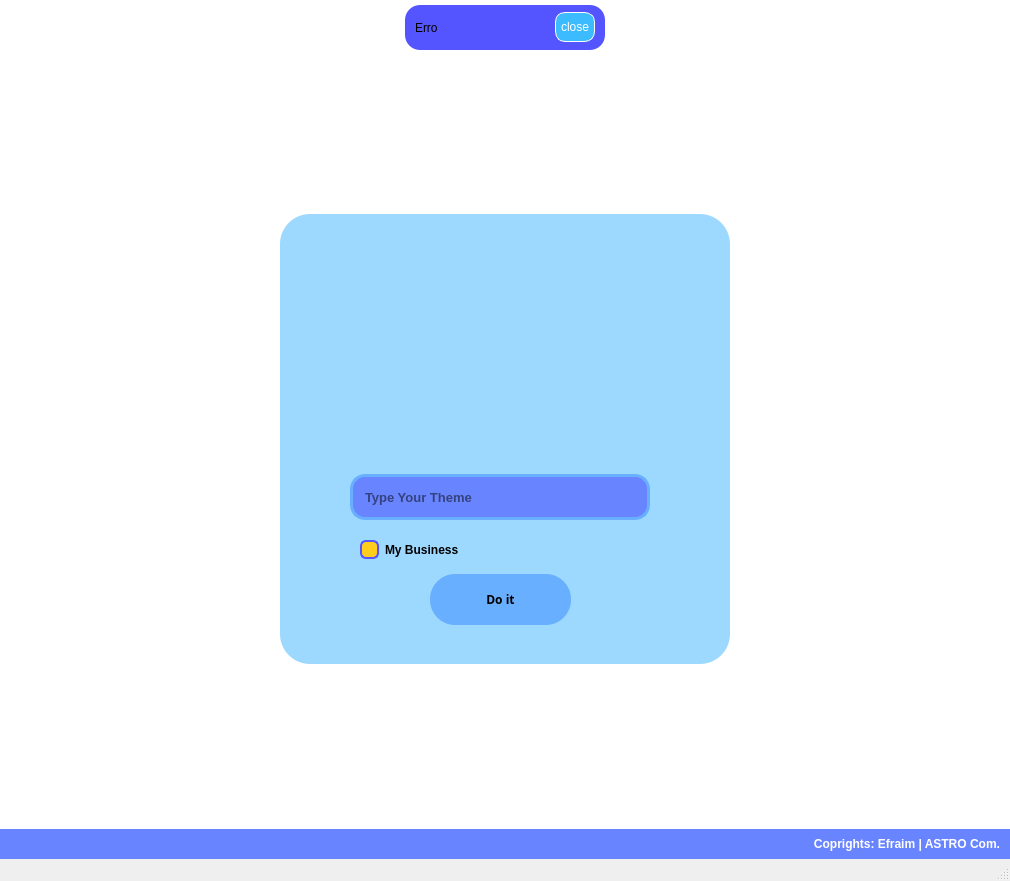
<?xml version="1.0" encoding="UTF-8"?>
<ui version="4.0">
 <class>MainWindow</class>
 <widget class="QMainWindow" name="MainWindow">
  <property name="geometry">
   <rect>
    <x>0</x>
    <y>0</y>
    <width>1010</width>
    <height>881</height>
   </rect>
  </property>
  <property name="font">
   <font>
    <family>Segoe UI</family>
    <weight>75</weight>
    <bold>true</bold>
   </font>
  </property>
  <property name="windowTitle">
   <string>Input</string>
  </property>
  <property name="windowIcon">
   <iconset resource="filerc.qrc">
    <normaloff>:/favicon/IAGO.ico</normaloff>:/favicon/IAGO.ico</iconset>
  </property>
  <widget class="QWidget" name="centralwidget">
   <property name="styleSheet">
    <string notr="true">background-color: rgb(255, 255, 255);</string>
   </property>
   <layout class="QVBoxLayout" name="verticalLayout">
    <property name="spacing">
     <number>0</number>
    </property>
    <property name="leftMargin">
     <number>0</number>
    </property>
    <property name="topMargin">
     <number>0</number>
    </property>
    <property name="rightMargin">
     <number>0</number>
    </property>
    <property name="bottomMargin">
     <number>0</number>
    </property>
    <item>
     <widget class="QFrame" name="top">
      <property name="maximumSize">
       <size>
        <width>16777215</width>
        <height>50</height>
       </size>
      </property>
      <property name="styleSheet">
       <string notr="true"/>
      </property>
      <property name="frameShape">
       <enum>QFrame::NoFrame</enum>
      </property>
      <property name="frameShadow">
       <enum>QFrame::Raised</enum>
      </property>
      <layout class="QHBoxLayout" name="horizontalLayout_2">
       <property name="spacing">
        <number>0</number>
       </property>
       <property name="leftMargin">
        <number>0</number>
       </property>
       <property name="topMargin">
        <number>5</number>
       </property>
       <property name="rightMargin">
        <number>0</number>
       </property>
       <property name="bottomMargin">
        <number>0</number>
       </property>
       <item>
        <widget class="QFrame" name="popup_error">
         <property name="maximumSize">
          <size>
           <width>200</width>
           <height>850</height>
          </size>
         </property>
         <property name="styleSheet">
          <string notr="true">background-color: rgb(85, 85, 255);
border-radius: 15px</string>
         </property>
         <property name="frameShape">
          <enum>QFrame::NoFrame</enum>
         </property>
         <property name="frameShadow">
          <enum>QFrame::Raised</enum>
         </property>
         <layout class="QHBoxLayout" name="horizontalLayout_3">
          <property name="spacing">
           <number>3</number>
          </property>
          <property name="leftMargin">
           <number>10</number>
          </property>
          <property name="topMargin">
           <number>3</number>
          </property>
          <property name="rightMargin">
           <number>10</number>
          </property>
          <property name="bottomMargin">
           <number>3</number>
          </property>
          <item>
           <widget class="QLabel" name="label_error">
            <property name="text">
             <string>Erro</string>
            </property>
            <property name="scaledContents">
             <bool>false</bool>
            </property>
           </widget>
          </item>
          <item>
           <widget class="QPushButton" name="close_popup">
            <property name="minimumSize">
             <size>
              <width>40</width>
              <height>30</height>
             </size>
            </property>
            <property name="maximumSize">
             <size>
              <width>30</width>
              <height>30</height>
             </size>
            </property>
            <property name="styleSheet">
             <string notr="true">QPushButton {
	border-radius: 10px;
	background-color: rgb(60, 187, 255);
	color:rgb(255, 255, 255);
	border: 1px solid rgb(255, 255, 255);
}
QPushButton:hover {
	background-color: rgb(255, 206, 28);
	color: rgb(0,0,0);
}
QPushButton:pressed {
	background-color: rgb(20, 50, 300);
	color: rgb(255, 255, 255);
}</string>
            </property>
            <property name="text">
             <string>close</string>
            </property>
           </widget>
          </item>
         </layout>
        </widget>
       </item>
      </layout>
     </widget>
    </item>
    <item>
     <widget class="QFrame" name="frame">
      <property name="styleSheet">
       <string notr="true"/>
      </property>
      <property name="frameShape">
       <enum>QFrame::NoFrame</enum>
      </property>
      <property name="frameShadow">
       <enum>QFrame::Raised</enum>
      </property>
      <layout class="QHBoxLayout" name="horizontalLayout">
       <property name="spacing">
        <number>0</number>
       </property>
       <property name="leftMargin">
        <number>0</number>
       </property>
       <property name="topMargin">
        <number>0</number>
       </property>
       <property name="rightMargin">
        <number>0</number>
       </property>
       <property name="bottomMargin">
        <number>0</number>
       </property>
       <item>
        <widget class="QFrame" name="login">
         <property name="minimumSize">
          <size>
           <width>450</width>
           <height>450</height>
          </size>
         </property>
         <property name="maximumSize">
          <size>
           <width>450</width>
           <height>450</height>
          </size>
         </property>
         <property name="styleSheet">
          <string notr="true">background-color: rgb(157, 217, 255);
border-radius: 30px;</string>
         </property>
         <property name="frameShape">
          <enum>QFrame::NoFrame</enum>
         </property>
         <property name="frameShadow">
          <enum>QFrame::Raised</enum>
         </property>
         <widget class="QFrame" name="logo">
          <property name="geometry">
           <rect>
            <x>70</x>
            <y>70</y>
            <width>300</width>
            <height>161</height>
           </rect>
          </property>
          <property name="sizePolicy">
           <sizepolicy hsizetype="Preferred" vsizetype="Preferred">
            <horstretch>0</horstretch>
            <verstretch>0</verstretch>
           </sizepolicy>
          </property>
          <property name="minimumSize">
           <size>
            <width>300</width>
            <height>140</height>
           </size>
          </property>
          <property name="maximumSize">
           <size>
            <width>1000</width>
            <height>1000</height>
           </size>
          </property>
          <property name="styleSheet">
           <string notr="true">background-image: url(:/logo/IAGO.png);
background-repeat: no-repeat;
background-position: center;
border-radius: 0px</string>
          </property>
          <property name="frameShape">
           <enum>QFrame::StyledPanel</enum>
          </property>
          <property name="frameShadow">
           <enum>QFrame::Raised</enum>
          </property>
         </widget>
         <widget class="QLineEdit" name="type_theme">
          <property name="geometry">
           <rect>
            <x>70</x>
            <y>260</y>
            <width>300</width>
            <height>46</height>
           </rect>
          </property>
          <property name="font">
           <font>
            <family>Segoe UI</family>
            <pointsize>10</pointsize>
            <weight>75</weight>
            <bold>true</bold>
           </font>
          </property>
          <property name="styleSheet">
           <string notr="true">QLineEdit{
	border: 3px solid rgb(105, 175, 255);
	border-radius: 15px;
	padding: 10px;
	background-color: rgb(105, 132, 255);
	color: rgb(0,0,0);
}
QLineEdit:hover{
	border: 2px solid rgb(255, 255, 255);
	background-color: rgb(206, 166, 23);
	color: rgb(255, 255, 255)
}
QLineEdit:focus{
	border: 2px solid rgb(255, 243, 151);
	background-color: rgb(255, 255, 255);
	color: rgb(255, 206, 28)
}</string>
          </property>
          <property name="maxLength">
           <number>40</number>
          </property>
          <property name="placeholderText">
           <string>Type Your Theme</string>
          </property>
         </widget>
         <widget class="QCheckBox" name="my_business">
          <property name="geometry">
           <rect>
            <x>80</x>
            <y>320</y>
            <width>101</width>
            <height>31</height>
           </rect>
          </property>
          <property name="font">
           <font>
            <family>Segoe UI</family>
            <weight>75</weight>
            <bold>true</bold>
           </font>
          </property>
          <property name="styleSheet">
           <string notr="true">QCheckBox::indicator {
	border: 2px solid rgb(85, 85, 255);
	width: 15px;
	height: 15px;
	border-radius: 6px;
	background-color: rgb(255, 206, 28);
}
QCheckBox::indicator:checked {
	border: 2px solid rgb(85, 85, 255);
	background-color: rgb(105, 132, 255);
}</string>
          </property>
          <property name="text">
           <string>My Business</string>
          </property>
         </widget>
         <widget class="QPushButton" name="button_do_it">
          <property name="geometry">
           <rect>
            <x>150</x>
            <y>360</y>
            <width>141</width>
            <height>51</height>
           </rect>
          </property>
          <property name="font">
           <font>
            <family>Segoe UI Black</family>
            <weight>75</weight>
            <bold>true</bold>
           </font>
          </property>
          <property name="styleSheet">
           <string notr="true">QPushButton {
	background-color: rgb(105, 175, 255);
	border-radius: 25px;
}
QPushButton:hover {
	background-color: rgb(105, 132, 255);
	border: 5px solid rgb(255, 255, 255);
	color: rgb(255, 255, 255);
}
QPushButton:pressed {
	background-color: rgb(157, 217, 255);
	border: 5px solid rgb(105, 132, 255);
	color: rgb(105, 132, 255);
}</string>
          </property>
          <property name="text">
           <string>Do it</string>
          </property>
         </widget>
        </widget>
       </item>
      </layout>
     </widget>
    </item>
    <item>
     <widget class="QFrame" name="bottom">
      <property name="maximumSize">
       <size>
        <width>16777215</width>
        <height>30</height>
       </size>
      </property>
      <property name="styleSheet">
       <string notr="true">background-color: rgb(105, 132, 255);</string>
      </property>
      <property name="frameShape">
       <enum>QFrame::NoFrame</enum>
      </property>
      <property name="frameShadow">
       <enum>QFrame::Raised</enum>
      </property>
      <layout class="QVBoxLayout" name="verticalLayout_2">
       <property name="spacing">
        <number>0</number>
       </property>
       <property name="leftMargin">
        <number>0</number>
       </property>
       <property name="topMargin">
        <number>0</number>
       </property>
       <property name="rightMargin">
        <number>0</number>
       </property>
       <property name="bottomMargin">
        <number>0</number>
       </property>
       <item>
        <widget class="QLabel" name="label">
         <property name="font">
          <font>
           <family>Segoe UI</family>
           <weight>75</weight>
           <bold>true</bold>
          </font>
         </property>
         <property name="styleSheet">
          <string notr="true">QLabel{
color: rgb(255, 255, 255);
}</string>
         </property>
         <property name="text">
          <string>Coprights: Efraim | ASTRO Com.   </string>
         </property>
         <property name="alignment">
          <set>Qt::AlignRight|Qt::AlignTrailing|Qt::AlignVCenter</set>
         </property>
        </widget>
       </item>
      </layout>
     </widget>
    </item>
   </layout>
  </widget>
  <widget class="QMenuBar" name="menubar">
   <property name="geometry">
    <rect>
     <x>0</x>
     <y>0</y>
     <width>1010</width>
     <height>27</height>
    </rect>
   </property>
  </widget>
  <widget class="QStatusBar" name="statusbar"/>
 </widget>
 <resources>
  <include location="filerc.qrc"/>
 </resources>
 <connections/>
</ui>
